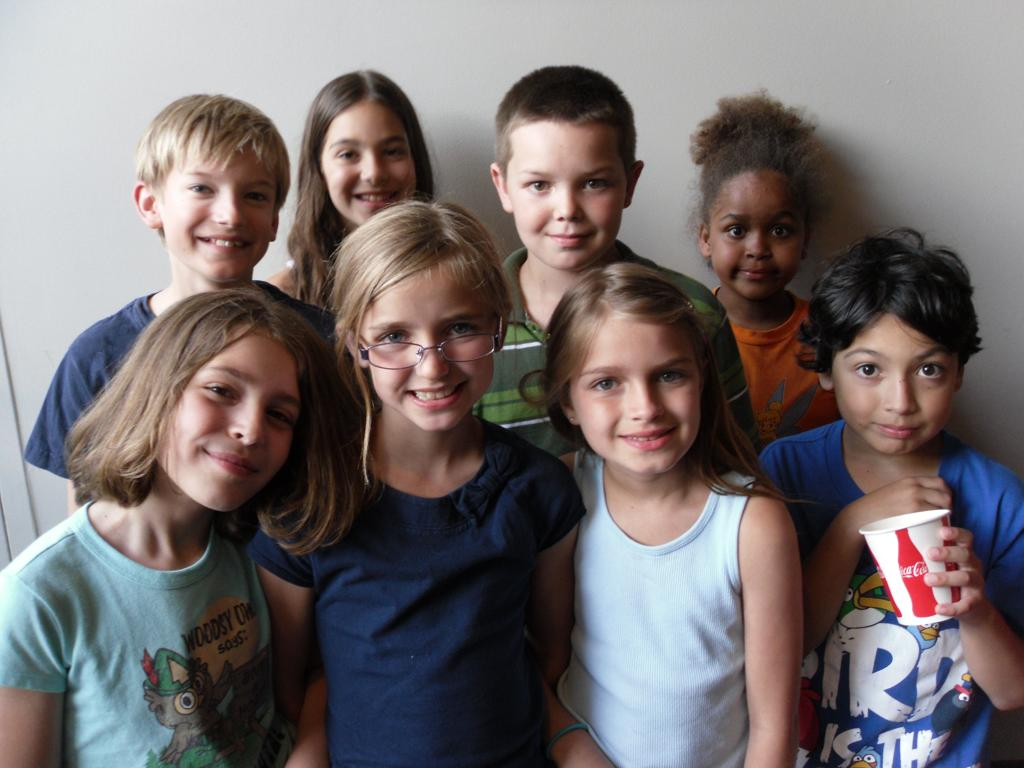
#> input picture imgs/1.jpg, 1024 x 768 px; its folder holds 4 pictures in this run
$ python mosaic.py
#> lines starting #> are read from the running program, lines starting #| are printed output that depends on the picture
'''
    author: soultop
    created: 2019-9-10
    code: utf-8
'''

import cv2

def mosaic(frame, stPoint, size, neighbor=8):
    '''
    :param frame:       input image,  shape = [:,:,3]
    :param stPoint:     moscia box left_top point axis
    :param size:        moscia siize
    :param neighbor:    grid_size
    :return:
    '''

    x, y = stPoint
    w, h = size

    fh, fw = frame.shape[0], frame.shape[1]
    if (y + h > fh) or (x + w > fw):
        return

    for i in range(0, h, neighbor):
        for j in range(0, w, neighbor):
            rect = [j + x, i + y, neighbor, neighbor]
            h = frame[i+y:i+y+neighbor, j+x:j+x+neighbor]

            ls = []
            for t in range(h.shape[2]):
                ls.append(h[:, :, t].mean(dtype=int).tolist())

            left_up = (rect[0], rect[1])
            right_down = (rect[0] + neighbor - 1, rect[1] + neighbor - 1)
            cv2.rectangle(frame, left_up, right_down, ls, -1)


'''
test for mosaic function
'''

import argparse
import os

parser = argparse.ArgumentParser(description='Creates a photomosaic from input images')
parser.add_argument('--input-folder', default='./imgs/')
parser.add_argument('--grid-size', default=8)
parser.add_argument('--output-folder', default='./results/', required=False)

if __name__ == "__main__":
    args = parser.parse_args()
    output_file = args.output_folder
    if not os.path.exists(args.output_folder):
        os.makedirs(args.output_folder)
    input_list = os.listdir(args.input_folder)

    for file in input_list:
        im = cv2.imread(args.input_folder + file)
#> im is the input picture: shape (768, 1024, 3); mean B, G, R 111.4, 110.8, 118.3
        mosaic(im, (0, 0), (im.shape[1], im.shape[0]), args.grid_size)
#> after the loop in mosaic, `for i in range(0, h, neighbor):`:
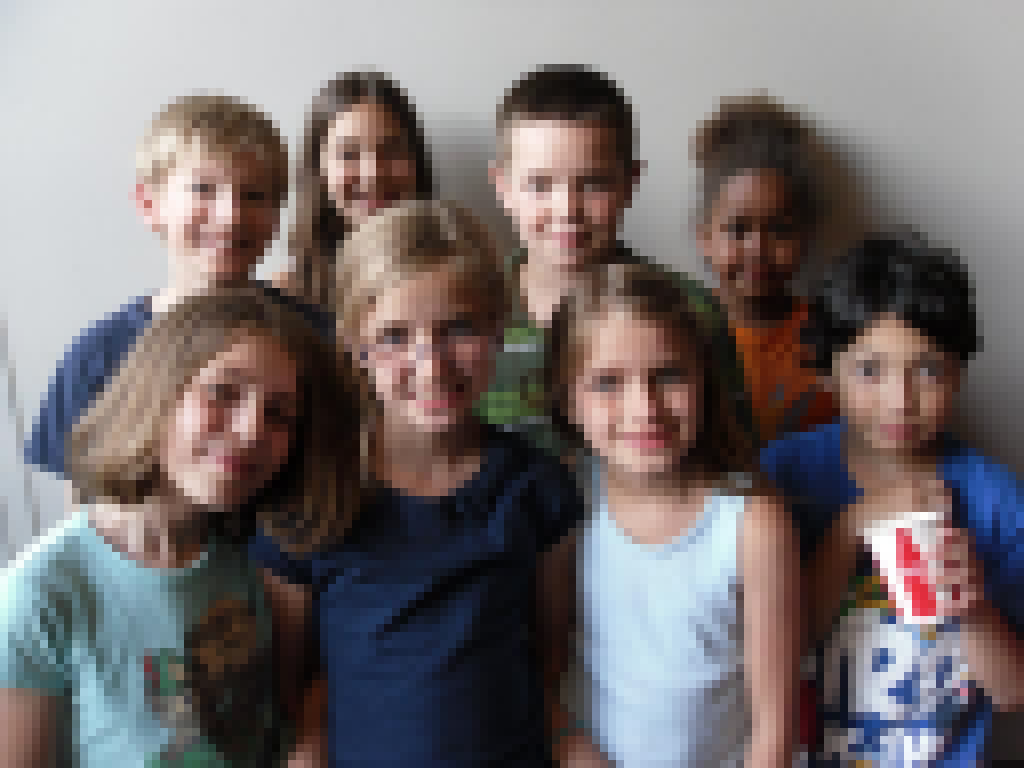
#> frame: shape (768, 1024, 3); mean B, G, R 111, 110.4, 117.9
        cv2.imwrite(output_file + os.path.splitext(file)[0] + '_mosaic' + str(args.grid_size) + os.path.splitext(file)[1], im)
#> pass 2 of the loop `for file in input_list:`:
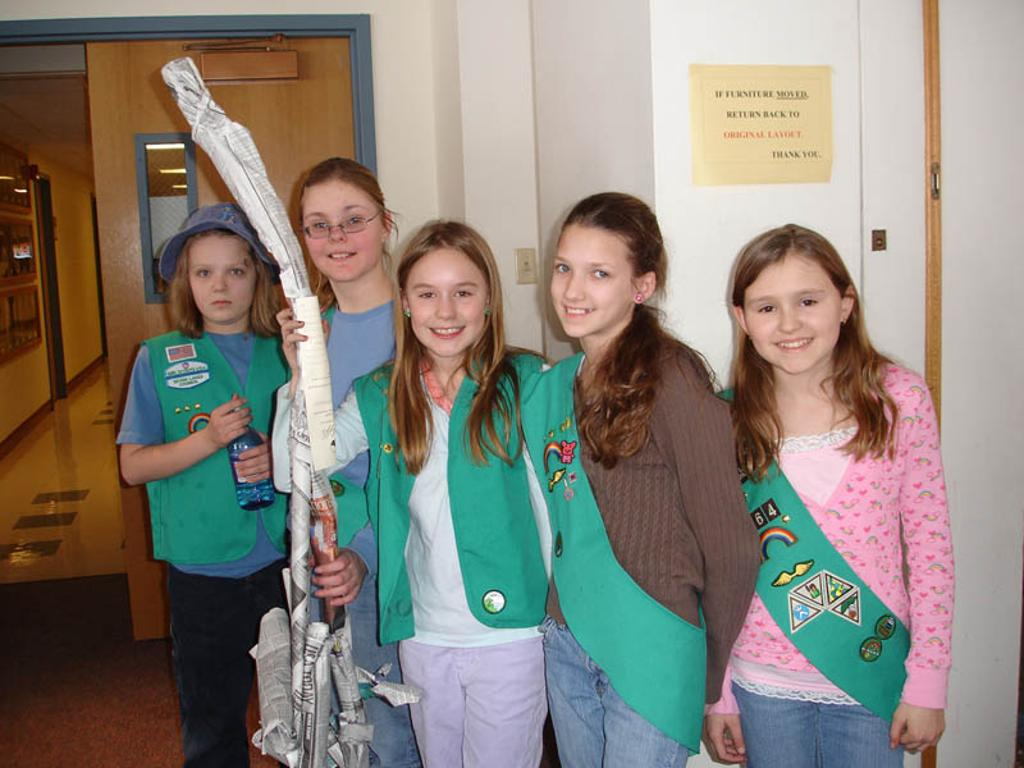
#> input picture imgs/2.jpg, 1024 x 768 px
#> im is the input picture: shape (768, 1024, 3); mean B, G, R 121.2, 130.7, 136.6
#> after the loop in mosaic (call 2), `for i in range(0, h, neighbor):`:
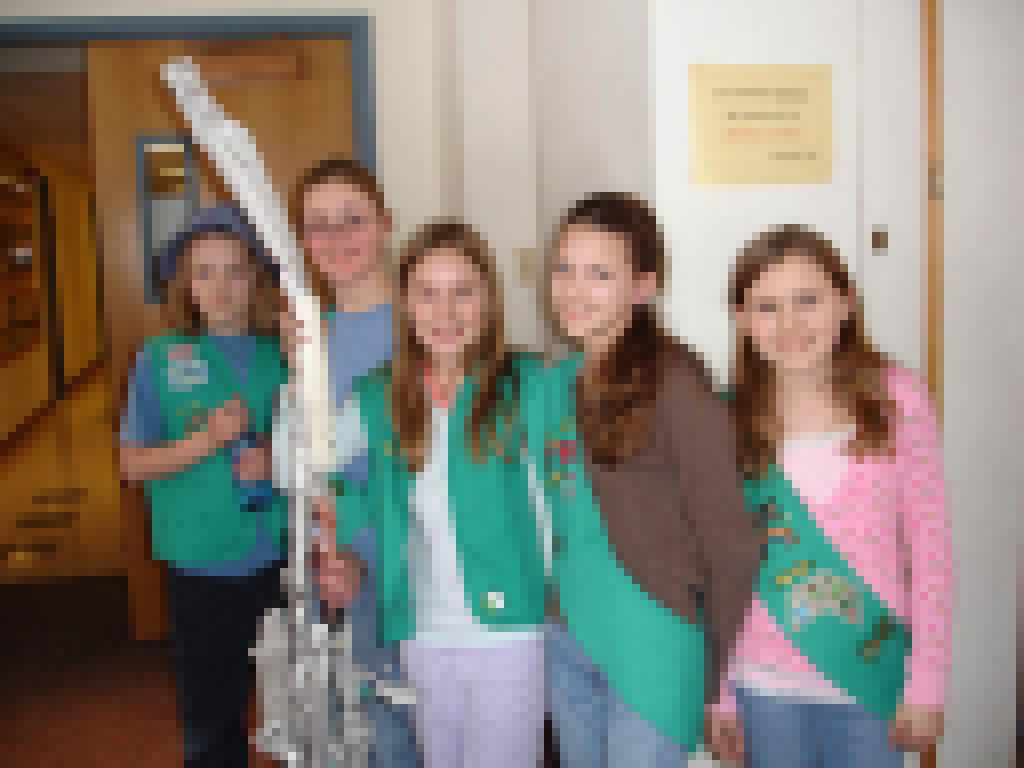
#> frame: shape (768, 1024, 3); mean B, G, R 120.8, 130.3, 136.2
#> pass 3 of the loop `for file in input_list:`:
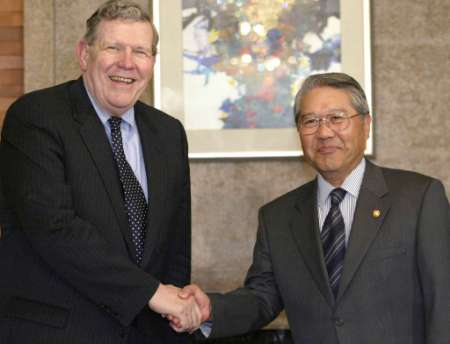
#> input picture imgs/3.jpg, 450 x 344 px
#> im is the input picture: shape (344, 450, 3); mean B, G, R 90, 99, 109.5
#> after the loop in mosaic (call 3), `for i in range(0, h, neighbor):`:
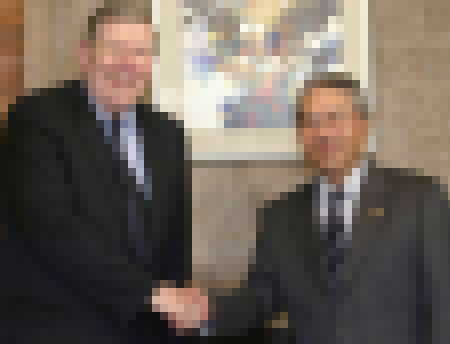
#> frame: shape (344, 450, 3); mean B, G, R 89.6, 98.6, 109
#> the loop made 4 passes; the first 3 are shown
